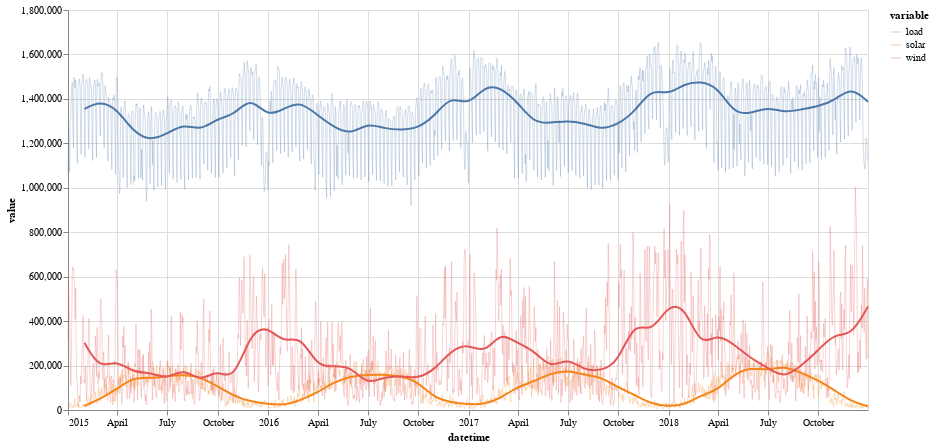

Notebook code for this chart:
### Markdown cell above
Next we create the line charts and combine the two again with the **+** operator:

### Code cell
chart1 = alt.Chart(days.reset_index().melt("datetime")).mark_line(strokeWidth=1, opacity=0.25).encode(
    x='datetime',
    y='value',
    color='variable',
).properties(width=800, height=400)

chart2 = alt.Chart(months.reset_index().melt("datetime")).mark_line(interpolate="basis", opacity=1).encode(
    x='datetime',
    y='value',
    color='variable',
)

chart1 + chart2

### Figure 1 — Vega-Lite specification as saved in the notebook (floating-point values rounded to 4 significant figures; data arrays with more than 128 entries replaced by an {"elided": "..."} marker saying what was removed)
{"config": {"view": {"continuousWidth": 400, "continuousHeight": 300}}, "layer": [{"data": {"name": "data-f7c24830b6d361807cc5a27700438cfb"}, "mark": {"type": "line", "opacity": 0.25, "strokeWidth": 1}, "encoding": {"color": {"type": "nominal", "field": "variable"}, "x": {"type": "temporal", "field": "datetime"}, "y": {"type": "quantitative", "field": "value"}}, "height": 400, "width": 800}, {"data": {"name": "data-1e4a1344cdb1e683e4c16b2078d0cc0d"}, "mark": {"type": "line", "interpolate": "basis", "opacity": 1}, "encoding": {"color": {"type": "nominal", "field": "variable"}, "x": {"type": "temporal", "field": "datetime"}, "y": {"type": "quantitative", "field": "value"}}}], "$schema": "https://vega.github.io/schema/vega-lite/v4.8.1.json", "datasets": {"data-f7c24830b6d361807cc5a27700438cfb": {"elided": "4383 records"}, "data-1e4a1344cdb1e683e4c16b2078d0cc0d": {"elided": "144 records"}}}
